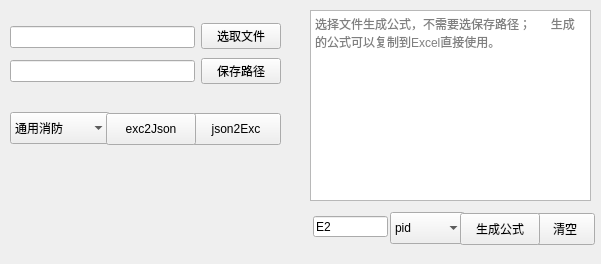
<?xml version="1.0" encoding="UTF-8"?>
<ui version="4.0">
 <class>Form</class>
 <widget class="QWidget" name="Form">
  <property name="geometry">
   <rect>
    <x>0</x>
    <y>0</y>
    <width>601</width>
    <height>264</height>
   </rect>
  </property>
  <property name="windowTitle">
   <string>Excel Tools</string>
  </property>
  <widget class="QWidget" name="layoutWidget">
   <property name="geometry">
    <rect>
     <x>10</x>
     <y>20</y>
     <width>271</width>
     <height>68</height>
    </rect>
   </property>
   <layout class="QHBoxLayout" name="horizontalLayout_2">
    <item>
     <layout class="QVBoxLayout" name="verticalLayout_2">
      <item>
       <widget class="QLineEdit" name="lineEdit"/>
      </item>
      <item>
       <widget class="QLineEdit" name="lineEdit_2"/>
      </item>
     </layout>
    </item>
    <item>
     <layout class="QVBoxLayout" name="verticalLayout">
      <item>
       <widget class="QPushButton" name="pushButton">
        <property name="text">
         <string>选取文件</string>
        </property>
       </widget>
      </item>
      <item>
       <widget class="QPushButton" name="pushButton_2">
        <property name="text">
         <string>保存路径</string>
        </property>
       </widget>
      </item>
     </layout>
    </item>
   </layout>
  </widget>
  <widget class="QTextEdit" name="textEdit">
   <property name="geometry">
    <rect>
     <x>310</x>
     <y>10</y>
     <width>281</width>
     <height>191</height>
    </rect>
   </property>
   <property name="placeholderText">
    <string>选择文件生成公式，不需要选保存路径；      生成的公式可以复制到Excel直接使用。</string>
   </property>
  </widget>
  <widget class="QPushButton" name="pushButton_5">
   <property name="geometry">
    <rect>
     <x>535</x>
     <y>213</y>
     <width>60</width>
     <height>32</height>
    </rect>
   </property>
   <property name="text">
    <string>清空</string>
   </property>
  </widget>
  <widget class="QLineEdit" name="lineEdit_3">
   <property name="geometry">
    <rect>
     <x>313</x>
     <y>216</y>
     <width>75</width>
     <height>21</height>
    </rect>
   </property>
   <property name="text">
    <string>E2</string>
   </property>
   <property name="placeholderText">
    <string>匹配单元格</string>
   </property>
  </widget>
  <widget class="QComboBox" name="comboBox_2">
   <property name="geometry">
    <rect>
     <x>390</x>
     <y>212</y>
     <width>75</width>
     <height>32</height>
    </rect>
   </property>
   <item>
    <property name="text">
     <string>pid</string>
    </property>
   </item>
   <item>
    <property name="text">
     <string>modelId</string>
    </property>
   </item>
   <item>
    <property name="text">
     <string>poiCode</string>
    </property>
   </item>
  </widget>
  <widget class="QPushButton" name="pushButton_4">
   <property name="geometry">
    <rect>
     <x>460</x>
     <y>213</y>
     <width>80</width>
     <height>32</height>
    </rect>
   </property>
   <property name="text">
    <string>生成公式</string>
   </property>
  </widget>
  <widget class="QPushButton" name="pushButton_6">
   <property name="geometry">
    <rect>
     <x>191</x>
     <y>113</y>
     <width>90</width>
     <height>32</height>
    </rect>
   </property>
   <property name="text">
    <string>json2Exc</string>
   </property>
  </widget>
  <widget class="QComboBox" name="comboBox">
   <property name="geometry">
    <rect>
     <x>10</x>
     <y>112</y>
     <width>100</width>
     <height>32</height>
    </rect>
   </property>
   <item>
    <property name="text">
     <string>通用消防</string>
    </property>
   </item>
   <item>
    <property name="text">
     <string>通用上报</string>
    </property>
   </item>
   <item>
    <property name="text">
     <string>通用下发</string>
    </property>
   </item>
   <item>
    <property name="text">
     <string>标准消防</string>
    </property>
   </item>
   <item>
    <property name="text">
     <string>标准空调</string>
    </property>
   </item>
   <item>
    <property name="text">
     <string>标准照明</string>
    </property>
   </item>
   <item>
    <property name="text">
     <string>标准场景</string>
    </property>
   </item>
  </widget>
  <widget class="QPushButton" name="pushButton_3">
   <property name="geometry">
    <rect>
     <x>106</x>
     <y>113</y>
     <width>90</width>
     <height>32</height>
    </rect>
   </property>
   <property name="text">
    <string>exc2Json</string>
   </property>
  </widget>
 </widget>
 <resources/>
 <connections/>
</ui>
